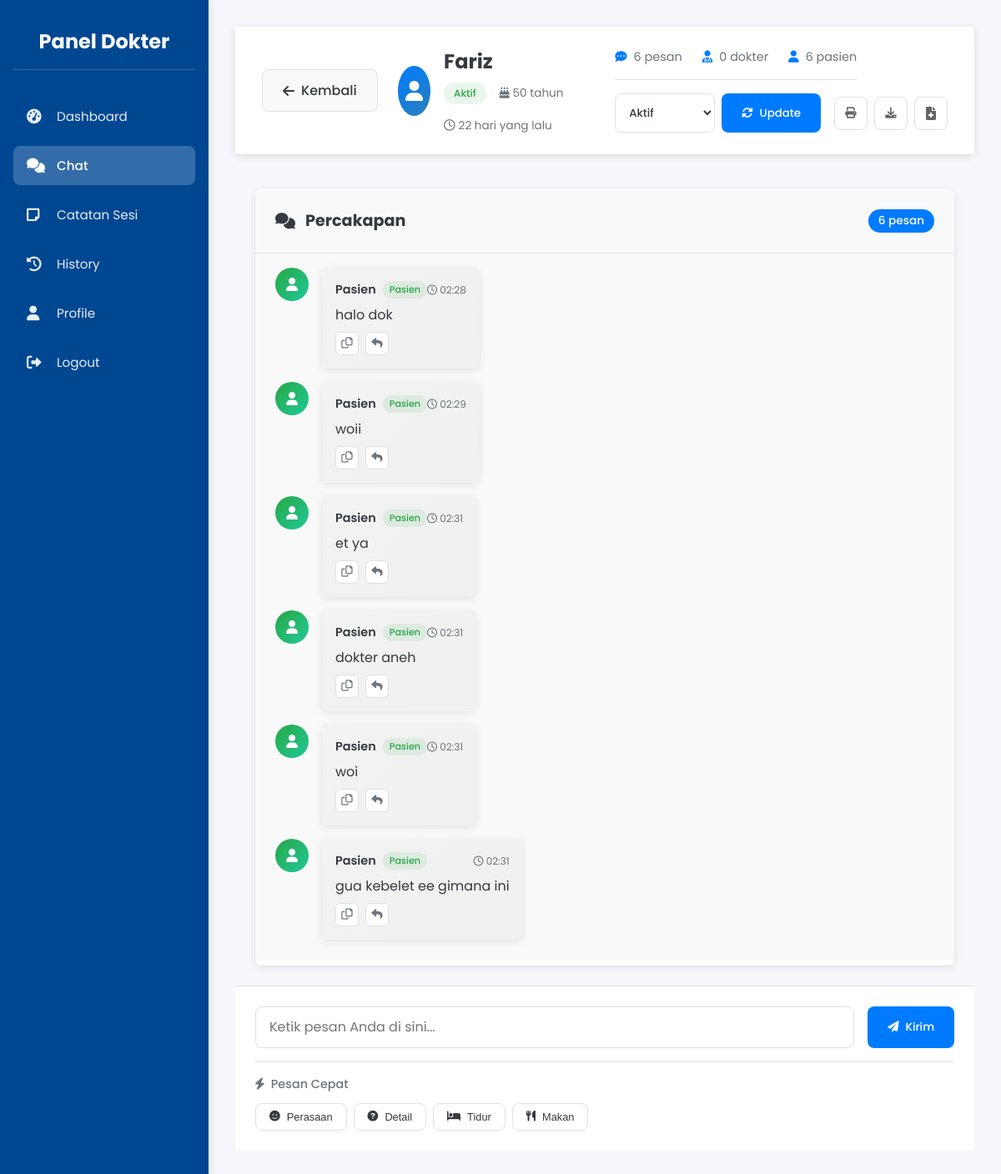
Screenshot of /pages/doctor/chat_session.php?id_sesi=4 (signed in) with the database file from the repository.
### tables this page shows
CREATE TABLE `sesi_chat` (
  `id` int NOT NULL,
  `nama_pasien` varchar(100) NOT NULL,
  `usia_pasien` int NOT NULL,
  `keluhan` text NOT NULL,
  `id_dokter` int DEFAULT NULL,
  `status` enum('aktif','selesai','dibatalkan') DEFAULT 'aktif',
  `catatan_dokter` text,
  `rating` int DEFAULT NULL,
  `komentar_rating` text,
  `dibuat_pada` timestamp NULL DEFAULT CURRENT_TIMESTAMP,
  `diperbarui_pada` timestamp NULL DEFAULT CURRENT_TIMESTAMP ON UPDATE CURRENT_TIMESTAMP
);

CREATE TABLE `pesan` (
  `id` int NOT NULL,
  `id_sesi` int NOT NULL,
  `pengirim` enum('pasien','dokter','sistem') NOT NULL,
  `pesan` text NOT NULL,
  `dibuat_pada` timestamp NULL DEFAULT CURRENT_TIMESTAMP
);

### includes/functions.php (called while the page is built, shortened)
<?php
if (!function_exists('waktu_relatif')) {
    function waktu_relatif($waktu) {
        $sekarang = new DateTime();
        $waktu_tertentu = new DateTime($waktu);
        $selisih = $sekarang->diff($waktu_tertentu);
        if ($selisih->y > 0) {
            return $selisih->y . ' tahun yang lalu';
        } elseif ($selisih->m > 0) {
            return $selisih->m . ' bulan yang lalu';
        } elseif ($selisih->d > 0) {
            return $selisih->d . ' hari yang lalu';
        } elseif ($selisih->h > 0) {
            return $selisih->h . ' jam yang lalu';
        } elseif ($selisih->i > 0) {
            return $selisih->i . ' menit yang lalu';
        } else {
            return 'Baru saja';
        }
    }
}
?>

### pages/doctor/chat_session.php (the view, shortened to what this page needs)
<?php
require_once '../../includes/db.php';
require_once '../../includes/functions.php';
$id_pengguna = $_SESSION['id_pengguna'];
$id_sesi = $_GET['id_sesi'] ?? null;
$stmt = $pdo->prepare("
    SELECT sc.*, d.nama as nama_dokter
    FROM sesi_chat sc
    LEFT JOIN pengguna d ON sc.id_dokter = d.id
    WHERE sc.id = ? AND sc.id_dokter = ?
");
$stmt->execute([$id_sesi, $id_pengguna]);
$sesi = $stmt->fetch();
$stmt = $pdo->prepare("    SELECT p.*,
           CASE
               WHEN p.pengirim = 'dokter' THEN COALESCE(d.nama, 'Dokter')
               WHEN p.pengirim = 'sistem' THEN 'Sistem'
               ELSE 'Pasien'
           END as nama_pengirim
    FROM pesan p
    LEFT JOIN sesi_chat sc ON p.id_sesi = sc.id
    LEFT JOIN pengguna d ON sc.id_dokter = d.id
    WHERE p.id_sesi = ?
    ORDER BY p.dibuat_pada ASC
");
$stmt->execute([$id_sesi]);
$messages = $stmt->fetchAll();
$total_pesan = count($messages);
$pesan_dokter = count(array_filter($messages, fn($m) => $m['pengirim'] === 'dokter'));
$pesan_pasien = count(array_filter($messages, fn($m) => $m['pengirim'] === 'pasien'));
?>
<!DOCTYPE html>
<html lang="id">
<head>
    <link rel="stylesheet" href="../../assets/css/doctor.css">
    <link rel="stylesheet" href="../../assets/css/chat_session.css">
    <link rel="stylesheet" href="https://cdnjs.cloudflare.com/ajax/libs/font-awesome/6.0.0/css/all.min.css">
</head>
<body>
    <div class="doctor-container">
        <div class="sidebar">
            <h2>Panel Dokter</h2>
            <ul>
                <li><a href="dashboard.php"><i class="fas fa-tachometer-alt"></i> Dashboard</a></li>
                <li><a href="chat.php" class="active"><i class="fas fa-comments"></i> Chat</a></li>
                <li><a href="notes.php"><i class="fas fa-sticky-note"></i> Catatan Sesi</a></li>
                <li><a href="history.php"><i class="fas fa-history"></i> History</a></li>
                <li><a href="profile.php"><i class="fas fa-user"></i> Profile</a></li>
                <li><a href="../../logout.php"><i class="fas fa-sign-out-alt"></i> Logout</a></li>
            </ul>
        </div>
        <div class="main-content">
            <div class="session-header">
                <div class="header-left">
                    <a href="chat.php" class="btn-back">
                        <i class="fas fa-arrow-left"></i>
                        <span>Kembali</span>
                    </a>
                    <div class="patient-header">
                        <div class="patient-avatar">
                            <i class="fas fa-user"></i>
                        </div>
                        <div class="patient-details">
                            <h2><?php echo htmlspecialchars($sesi['nama_pasien']); ?></h2>
                            <div class="patient-meta">
                                <div class="status-badge <?php echo $sesi['status']; ?>">
                                    <?php echo ucfirst($sesi['status']); ?>
                                </div>
                                <?php if ($sesi['usia_pasien']): ?>
                                <span class="patient-age">
                                    <i class="fas fa-birthday-cake"></i>
                                    <?php echo $sesi['usia_pasien']; ?> tahun
                                </span>
                                <?php endif; ?>
                                <span class="session-duration">
                                    <i class="far fa-clock"></i>
                                    <?php echo waktu_relatif($sesi['dibuat_pada']); ?>
                                </span>
                            </div>
                        </div>
                    </div>
                </div>
                <div class="header-right">
                    <div class="session-stats">
                        <div class="stat-item">
                            <i class="fas fa-comment-dots"></i>
                            <span><?php echo $total_pesan; ?> pesan</span>
                        </div>
                        <div class="stat-item">
                            <i class="fas fa-user-md"></i>
                            <span><?php echo $pesan_dokter; ?> dokter</span>
                        </div>
                        <div class="stat-item">
                            <i class="fas fa-user"></i>
                            <span><?php echo $pesan_pasien; ?> pasien</span>
                        </div>
                    </div>
                    <div class="session-controls">
                        <form method="POST" class="status-form">
                            <select name="status" id="statusSelect" class="status-select">
                                <option value="aktif" <?php echo $sesi['status'] == 'aktif' ? 'selected' : ''; ?>>Aktif</option>
                            </select>
                            <button type="submit" class="btn-status-update">
                                <i class="fas fa-sync-alt"></i>
                                Update
                            </button>
                        </form>
                        <div class="action-buttons">
                            <button class="btn-action" onclick="printSession()" title="Cetak">
                                <i class="fas fa-print"></i>
                            </button>
                            <button class="btn-action" onclick="exportSession()" title="Export">
                                <i class="fas fa-download"></i>
                            </button>
                            <a href="notes.php?id_sesi=<?php echo $id_sesi; ?>" class="btn-action" title="Catatan">
                                <i class="fas fa-file-medical"></i>
                            </a>
                        </div>
                    </div>
                </div>
            </div>
            <div class="chat-container">
                <div class="chat-messages-wrapper">
                    <div class="messages-header">
                        <h3><i class="fas fa-comments"></i> Percakapan</h3>
                        <div class="messages-info">
                            <span class="unread-count" id="unreadCount"><?php echo $total_pesan; ?> pesan</span>
                        </div>
                    </div>
                    <div class="chat-messages" id="chatMessages">
                        <?php if (empty($messages)): ?>
                            <div class="empty-conversation">
                                <div class="empty-icon">
                                    <i class="fas fa-comment-slash"></i>
                                </div>
                                <h4>Belum ada percakapan</h4>
                                <p>Mulai percakapan dengan mengirim pesan pertama</p>
                            </div>
                        <?php else: ?>
                            <?php foreach ($messages as $message): ?>
                                <div class="message <?php echo $message['pengirim']; ?>"
                                     data-id="<?php echo $message['id']; ?>"
                                     data-time="<?php echo $message['dibuat_pada']; ?>">
                                    <div class="message-avatar">
                                        <?php if ($message['pengirim'] == 'dokter'): ?>
                                            <div class="avatar-doctor">
                                                <i class="fas fa-user-md"></i>
                                            </div>
                                        <?php elseif ($message['pengirim'] == 'sistem'): ?>
                                            <div class="avatar-system">
                                                <i class="fas fa-robot"></i>
                                            </div>
                                        <?php else: ?>
                                            <div class="avatar-patient">
                                                <i class="fas fa-user"></i>
                                            </div>
                                        <?php endif; ?>
                                    </div>
                                    <div class="message-content-wrapper">
                                        <div class="message-header">
                                            <div class="sender-info">
                                                <strong class="sender-name"><?php echo htmlspecialchars($message['nama_pengirim']); ?></strong>
                                                <span class="sender-role <?php echo $message['pengirim']; ?>">
                                                    <?php echo $message['pengirim'] == 'dokter' ? 'Dokter' : ($message['pengirim'] == 'sistem' ? 'Sistem' : 'Pasien'); ?>
                                                </span>
                                            </div>
                                            <div class="message-meta">
                                                <span class="message-time">
                                                    <i class="far fa-clock"></i>
                                                    <?php echo date('H:i', strtotime($message['dibuat_pada'])); ?>
                                                </span>
                                            </div>
                                        </div>
                                        <div class="message-body">
                                            <?php echo nl2br(htmlspecialchars($message['pesan'])); ?>
                                        </div>
                                        <div class="message-actions">
                                            <button class="btn-message-action" onclick="copyMessage('<?php echo addslashes($message['pesan']); ?>')" title="Salin">
                                                <i class="far fa-copy"></i>
                                            </button>
                                            <button class="btn-message-action" onclick="replyToMessage(<?php echo $message['id']; ?>)" title="Balas">
                                                <i class="fas fa-reply"></i>
                                            </button>
                                        </div>
                                    </div>
                                </div>
                            <?php endforeach; ?>
                        <?php endif; ?>
                    </div>
                </div>
                <?php if ($sesi['status'] == 'aktif'): ?>
                <div class="chat-input-area">
                    <form id="chatForm" class="chat-form">
                        <div class="input-wrapper">
                            <div class="message-input-group">
                                <textarea
                                    name="message"
                                    id="messageInput"
                                    placeholder="Ketik pesan Anda di sini..."
                                    rows="1"
                                    autocomplete="off"
                                    oninput="autoResize(this)"></textarea>
                                <div class="input-actions">
                                    <button type="submit" class="btn-send">
                                        <i class="fas fa-paper-plane"></i>
                                        <span>Kirim</span>
                                    </button>
                                </div>
                            </div>
                        </div>
                        <div class="quick-actions">
                            <div class="quick-actions-header">
                                <i class="fas fa-bolt"></i>
                                <span>Pesan Cepat</span>
                            </div>
                            <div class="quick-buttons">
                                <button type="button" class="btn-quick" data-text="Bagaimana perasaan Anda hari ini?">
                                    <i class="fas fa-smile"></i> Perasaan
                                </button>
                                <button type="button" class="btn-quick" data-text="Bisakah Anda menjelaskan lebih detail?">
                                    <i class="fas fa-question-circle"></i> Detail
                                </button>
                                <button type="button" class="btn-quick" data-text="Apakah ada yang mengganggu tidur Anda?">
                                    <i class="fas fa-bed"></i> Tidur
                                </button>
                                <button type="button" class="btn-quick" data-text="Bagaimana nafsu makan Anda?">
                                    <i class="fas fa-utensils"></i> Makan
                                </button>
                            </div>
                        </div>
                    </form>
                </div>
                <?php endif; ?>
            </div>
        </div>
    </div>
</body>
</html>

### assets/css/doctor.css (style rules this page uses)
:root { --primary: #007bff; --primary-dark: #0056b3; --secondary: #6c757d; --success: #28a745; --danger: #dc3545; --warning: #ffc107; --info: #17a2b8; --light: #f8f9fa; --dark: #343a40; --border-radius: 8px; --shadow: 0 2px 10px rgba(0, 0, 0, 0.1); --transition: all 0.3s ease; }
* { margin: 0; padding: 0; box-sizing: border-box; }
body { font-family: 'Poppins', sans-serif; background-color: #f5f7fb; color: #333; }
.doctor-container { display: flex; min-height: 100vh; }
.sidebar { width: 250px; background-color: #004792; color: #fff; padding: 2rem 1rem; box-shadow: 2px 0 10px rgba(0, 0, 0, 0.1); position: fixed; height: 100vh; z-index: 100; }
.sidebar h2 { text-align: center; margin-bottom: 2rem; padding-bottom: 1rem; border-bottom: 1px solid rgba(255, 255, 255, 0.2); font-size: 1.5rem; }
.sidebar ul { list-style: none; }
.sidebar ul li { margin-bottom: 0.75rem; }
.sidebar ul li a { color: rgba(255, 255, 255, 0.9); text-decoration: none; display: flex; align-items: center; padding: 0.75rem 1rem; border-radius: var(--border-radius); transition: var(--transition); font-size: 0.95rem; }
.sidebar ul li a.active { background-color: rgba(255, 255, 255, 0.2); color: white; font-weight: 500; }
.sidebar ul li a i { width: 24px; margin-right: 0.75rem; font-size: 1.1rem; }
.main-content { flex: 1; margin-left: 250px; padding: 2rem; }
.session-header { display: flex; align-items: center; gap: 1rem; margin-bottom: 1rem; }
.patient-avatar { width: 50px; height: 50px; background: linear-gradient(135deg, var(--primary), #2980b9); border-radius: 50%; display: flex; align-items: center; justify-content: center; font-size: 1.25rem; color: white; }
.patient-meta { display: flex; gap: 1rem; font-size: 0.85rem; color: var(--secondary); }
.patient-meta span { display: flex; align-items: center; gap: 0.25rem; }
.status-badge { padding: 0.25rem 0.75rem; border-radius: 20px; font-size: 0.75rem; font-weight: 500; }

### rows the page displays
sesi_chat: nama_pasien "Fariz", status "Aktif", usia_pasien "50", dibuat_pada "22 hari yang lalu"
pesan: pengirim "pasien" (drawn), nama_pengirim "Pasien", dibuat_pada "02:28", pesan "halo dok"
pesan: pengirim "pasien" (drawn), nama_pengirim "Pasien", dibuat_pada "02:29", pesan "woii"
pesan: pengirim "pasien" (drawn), nama_pengirim "Pasien", dibuat_pada "02:31", pesan "et ya"
pesan: pengirim "pasien" (drawn), nama_pengirim "Pasien", dibuat_pada "02:31", pesan "dokter aneh"
pesan: pengirim "pasien" (drawn), nama_pengirim "Pasien", dibuat_pada "02:31", pesan "woi"
pesan: pengirim "pasien" (drawn), nama_pengirim "Pasien", dibuat_pada "02:31", pesan "gua kebelet ee gimana ini"

### other values shown
$total_pesan "6"
$pesan_dokter "0"
$pesan_pasien "6"
